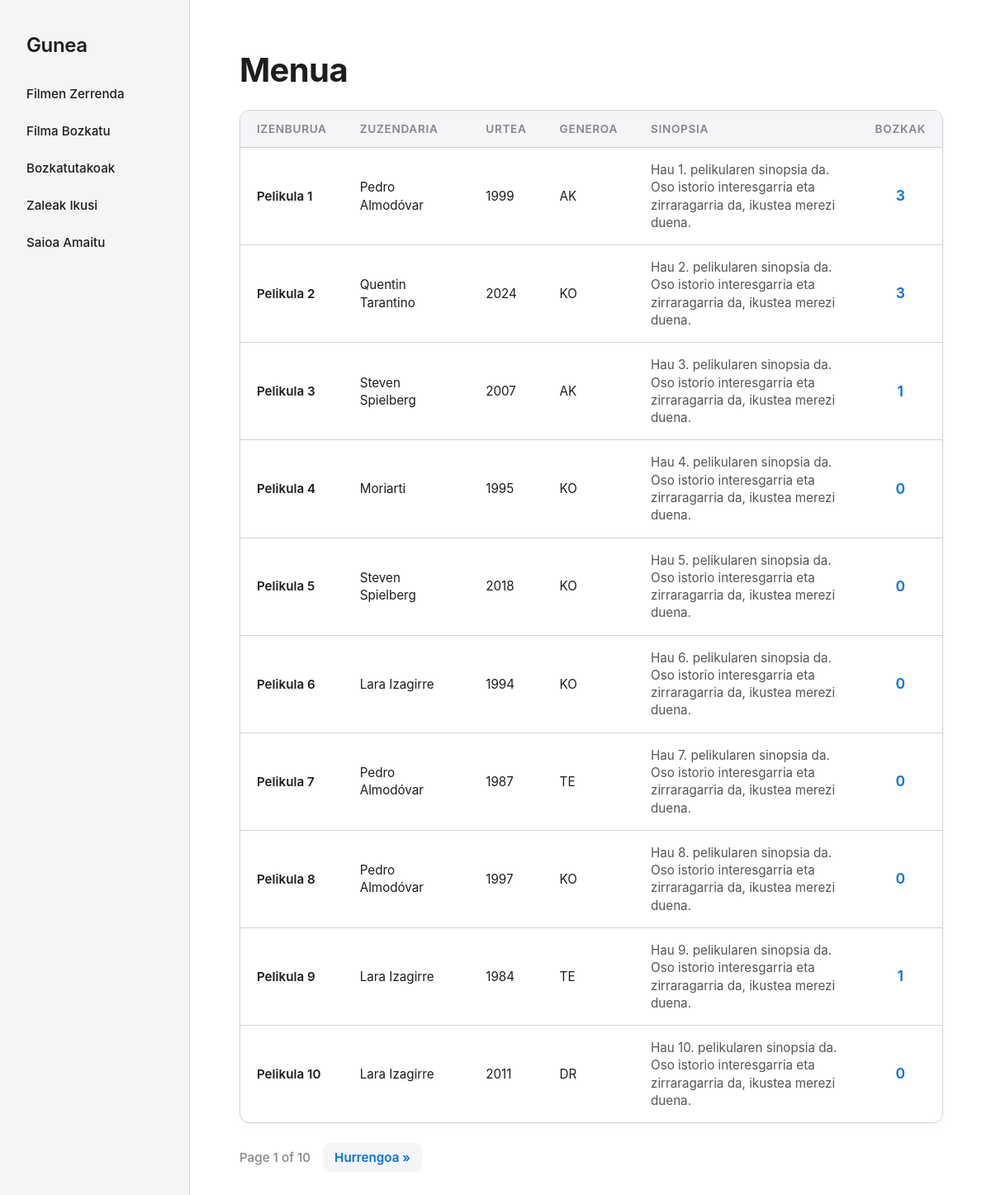
The page /filmak/zerrenda/ (signed in) on the database its author committed.
### filmak/models.py (models this page shows, shortened)
class Filma(models.Model):
    izenburua = models.CharField(max_length=100)
    zuzendaria = models.CharField(max_length=60)
    urtea = models.IntegerField()
    generoa = models.CharField(max_length=2)
    sinopsia = models.CharField(max_length=500)
    bozkak = models.IntegerField(default=0)

### filmak/views.py (the view)
# urls.py: path("zerrenda/", views.filmen_zerrenda, name="filmen_zerrenda"),
@login_required
def filmen_zerrenda(request):
    filma_guztiak = Filma.objects.all()
    paginator = Paginator(filma_guztiak, 10)
    page_number = request.GET.get('page')
    page_obj = paginator.get_page(page_number)
    return render(request, 'filmak/menua.html', {'page_obj': page_obj})

### filmak/templates/filmak/menua.html (shortened to what this page needs)
{% extends 'filmak/oinarrizkoa.html' %}
{% block edukiak %}
<h1 class="apple-title">Menua</h1>
<div class="apple-table-container">
    <table class="apple-table">
        <thead>
            <tr>
                <th>Izenburua</th>
                <th>Zuzendaria</th>
                <th>Urtea</th>
                <th>Generoa</th>
                <th>Sinopsia</th>
                <th style="text-align: center;">Bozkak</th>
            </tr>
        </thead>
        <tbody>
            {% for filma in page_obj %}
            <tr>
                <td class="fw-bold">{{ filma.izenburua }}</td>
                <td>{{ filma.zuzendaria }}</td>
                <td>{{ filma.urtea }}</td>
                <td>{{ filma.generoa }}</td>
                <td style="max-width: 350px; color: #555;">{{ filma.sinopsia }}</td>
                <td style="text-align: center; font-weight: 600; color: #0071e3; font-size: 1.1rem;">{{ filma.bozkak }}</td>
            </tr>
            {% endfor %}
        </tbody>
    </table>
</div>
<div class="apple-pagination-container">
    <span class="apple-pagination-text">Page {{ page_obj.number }} of {{ page_obj.paginator.num_pages }}</span>
    {% if page_obj.has_next %}
        <a href="?page={{ page_obj.next_page_number }}" class="apple-pagination-link">Hurrengoa &raquo;</a>
    {% endif %}
</div>
{% endblock %}

### filmak/templates/filmak/oinarrizkoa.html (shortened to what this page needs)
<!DOCTYPE html>
<html lang="eu">
<head>
</head>
<body>
<nav class="menu-container">
    <h3 class="menu-title">Gunea</h3>
    <ul class="menu-list">
        <li class="menu-item"><a href="{% url 'filmen_zerrenda' %}" class="menu-link">Filmen Zerrenda</a></li>
        <li class="menu-item"><a href="{% url 'filma_bozkatu_ikusi' %}" class="menu-link">Filma Bozkatu</a></li>
        <li class="menu-item"><a href="{% url 'bozkatutako_filmak' %}" class="menu-link">Bozkatutakoak</a></li>
        <li class="menu-item"><a href="{% url 'filma_zaleak' %}" class="menu-link">Zaleak Ikusi</a></li>
        <li class="menu-item">
            <form action="{% url 'logout' %}" method="POST" style="display: inline; width: 100%;">
                <button type="submit" class="menu-link" style="background: transparent; border: none; cursor: pointer; text-align: left; font-family: inherit;">
                    Saioa Amaitu
                </button>
            </form>
        </li>
    </ul>
</nav>
<main class="content-container">
    {% block edukiak %}
    {% endblock %}
</main>
</body>
</html>

### filmak/templates/filmak/oinarrizkoa.html (style rules this page uses)
body { font-family: -apple-system, BlinkMacSystemFont, "Segoe UI", Roboto, Helvetica, Arial, sans-serif; background-color: #ffffff; color: #1d1d1f; margin: 0; display: flex; min-height: 100vh; -webkit-font-smoothing: antialiased; }
.menu-container { background-color: #f5f5f7; padding: 40px 20px; width: 260px; border-right: 1px solid #d2d2d7; box-sizing: border-box; }
.menu-title { color: #1d1d1f; font-weight: 600; font-size: 1.5rem; margin-top: 0; margin-bottom: 25px; padding-left: 12px; letter-spacing: -0.015em; }
.menu-list { list-style-type: none; padding: 0; margin: 0; }
.menu-item { margin-bottom: 6px; }
.menu-link { display: block; width: 100%; box-sizing: border-box; padding: 10px 12px; color: #1d1d1f; text-decoration: none; font-size: 0.95rem; font-weight: 500; border-radius: 8px; transition: background-color 0.2s ease, color 0.2s ease; }
.content-container { flex-grow: 1; padding: 60px; background-color: #ffffff; }

### filmak/templates/filmak/menua.html (style rules this page uses)
.apple-title { color: #1d1d1f; font-weight: 700; font-size: 2.5rem; margin-top: 0; margin-bottom: 24px; letter-spacing: -0.015em; }
.apple-table-container { border-radius: 12px; border: 1px solid #d2d2d7; overflow: hidden; width: 100%; background-color: #ffffff; box-shadow: 0 4px 10px rgba(0, 0, 0, 0.03); }
.apple-table { border-collapse: collapse; width: 100%; text-align: left; }
.apple-table th { background-color: #f5f5f7; color: #86868b; font-weight: 600; padding: 14px 20px; font-size: 0.85rem; text-transform: uppercase; letter-spacing: 0.05em; border-bottom: 1px solid #d2d2d7; }
.apple-table td { padding: 16px 20px; border-bottom: 1px solid #d2d2d7; color: #1d1d1f; font-size: 0.95rem; vertical-align: middle; line-height: 1.4; }
.apple-table tr:last-child td { border-bottom: none; }
.fw-bold { font-weight: 600; }
.apple-pagination-container { margin-top: 24px; display: flex; align-items: center; gap: 15px; font-size: 0.95rem; }
.apple-pagination-text { color: #86868b; font-weight: 500; }
.apple-pagination-link { color: #0071e3; text-decoration: none; font-weight: 600; padding: 8px 14px; border-radius: 8px; background-color: #f5f5f7; transition: background-color 0.2s ease, color 0.2s ease; }

### rows shown on the page
Filma: izenburua "Pelikula 1", zuzendaria "Pedro Almodóvar", urtea "1999", generoa "AK", sinopsia "Hau 1. pelikularen sinopsia da. Oso istorio interesgarria eta zirraragarria da, ikustea merezi duena.", bozkak "3"
Filma: izenburua "Pelikula 2", zuzendaria "Quentin Tarantino", urtea "2024", generoa "KO", sinopsia "Hau 2. pelikularen sinopsia da. Oso istorio interesgarria eta zirraragarria da, ikustea merezi duena.", bozkak "3"
Filma: izenburua "Pelikula 3", zuzendaria "Steven Spielberg", urtea "2007", generoa "AK", sinopsia "Hau 3. pelikularen sinopsia da. Oso istorio interesgarria eta zirraragarria da, ikustea merezi duena.", bozkak "1"
Filma: izenburua "Pelikula 4", zuzendaria "Moriarti", urtea "1995", generoa "KO", sinopsia "Hau 4. pelikularen sinopsia da. Oso istorio interesgarria eta zirraragarria da, ikustea merezi duena.", bozkak "0"
Filma: izenburua "Pelikula 5", zuzendaria "Steven Spielberg", urtea "2018", generoa "KO", sinopsia "Hau 5. pelikularen sinopsia da. Oso istorio interesgarria eta zirraragarria da, ikustea merezi duena.", bozkak "0"
Filma: izenburua "Pelikula 6", zuzendaria "Lara Izagirre", urtea "1994", generoa "KO", sinopsia "Hau 6. pelikularen sinopsia da. Oso istorio interesgarria eta zirraragarria da, ikustea merezi duena.", bozkak "0"
Filma: izenburua "Pelikula 7", zuzendaria "Pedro Almodóvar", urtea "1987", generoa "TE", sinopsia "Hau 7. pelikularen sinopsia da. Oso istorio interesgarria eta zirraragarria da, ikustea merezi duena.", bozkak "0"
Filma: izenburua "Pelikula 8", zuzendaria "Pedro Almodóvar", urtea "1997", generoa "KO", sinopsia "Hau 8. pelikularen sinopsia da. Oso istorio interesgarria eta zirraragarria da, ikustea merezi duena.", bozkak "0"
Filma: izenburua "Pelikula 9", zuzendaria "Lara Izagirre", urtea "1984", generoa "TE", sinopsia "Hau 9. pelikularen sinopsia da. Oso istorio interesgarria eta zirraragarria da, ikustea merezi duena.", bozkak "1"
Filma: izenburua "Pelikula 10", zuzendaria "Lara Izagirre", urtea "2011", generoa "DR", sinopsia "Hau 10. pelikularen sinopsia da. Oso istorio interesgarria eta zirraragarria da, ikustea merezi duena.", bozkak "0"

### other values the page prints
{{ page_obj.number }} "1"
{{ page_obj.paginator.num_pages }} "10"
